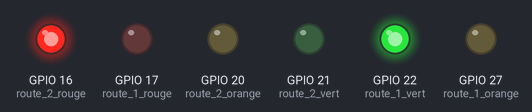
Bench run of a program on a simulated Raspberry Pi (BCM pin numbers). Parts: output pins drawn as LEDs (lit = HIGH).

Above: at 2.0 s.
At 4.2 s:
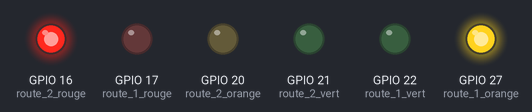
At 6.5 s:
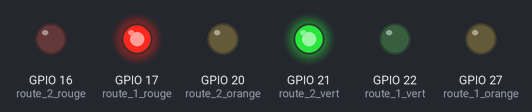
At 8.7 s:
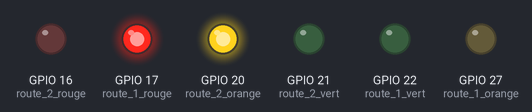
Timing chart, 0 to 11.7 s (numbered marks = the images above):
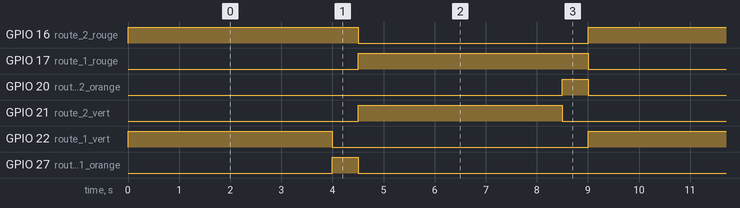

The program:

5-feu_sequence_dict.py
```python
#!/usr/bin/python
# coding: utf-8

import RPi.GPIO as GPIO  # Librairie de gestion des entrées/sorties du GPIOs
import time  # Manipulation du temps
import signal  # Permet de gérer les signaux utiliser par le système pour communiquer avec le programme
import sys  # Permet d'interagir avec le système


# Définition des numéros de ports GPIOs
route_1_rouge = 17
route_1_orange = 27
route_1_vert  = 22
route_2_rouge = 16
route_2_orange = 20
route_2_vert  = 21

GPIO.cleanup()  # Initialisation du GPIOs
GPIO.setmode(GPIO.BCM)  # Choix du mode de numérotation des ports : identique aux inscriptions sur le Cobbler
# Configuration des ports en mode sortie
GPIO.setup(route_1_rouge, GPIO.OUT)
GPIO.setup(route_1_orange, GPIO.OUT)
GPIO.setup(route_1_vert, GPIO.OUT)
GPIO.setup(route_2_rouge, GPIO.OUT)
GPIO.setup(route_2_orange, GPIO.OUT)
GPIO.setup(route_2_vert, GPIO.OUT)

# Fonction qui arrête proprement le programme quand l'utilisateur fait CTRL-C
def arret(signal, frame):
    print "Arrêt du programme en cours..."
    GPIO.cleanup()  # Initialisation du GPIOs
    sys.exit(0)  # Arrête l'execution du programme

# Association de la fonction arret() au signal SIGINT qui est déclenché par un CTRL-C
signal.signal(signal.SIGINT, arret)

# Fonction qui éteind toutes les led
def tout_eteindre():
    GPIO.output(route_1_rouge, GPIO.LOW)
    GPIO.output(route_1_orange, GPIO.LOW)
    GPIO.output(route_1_vert, GPIO.LOW)
    GPIO.output(route_2_rouge, GPIO.LOW)
    GPIO.output(route_2_orange, GPIO.LOW)
    GPIO.output(route_2_vert, GPIO.LOW)

# On définie l'état de chaque led dans chaque étape
etape0 = [{"led": route_1_vert}, {"led": route_2_rouge}]
etape1 = [{"led": route_1_orange}, {"led": route_2_rouge}]
etape2 = [{"led": route_1_rouge}, {"led": route_2_vert}]
etape3 = [{"led": route_1_rouge}, {"led": route_2_orange}]

# On définie l'ordre des étapes et leur durée
sequence = [{"num_etape": etape0, "duree": 4}, {"num_etape": etape1, "duree": 0.5}, {"num_etape": etape2, "duree": 4}, {"num_etape": etape3, "duree": 0.5}]

while True:
    for etape in sequence:
        tout_eteindre()
        for feu in etape["num_etape"]:
            GPIO.output(feu["led"],GPIO.HIGH)
        time.sleep(etape["duree"])
```

Measured:
- by itself, GPIO 16 (route_2_rouge), GPIO 17 (route_1_rouge): alternates HIGH for 4.5 s and LOW for 4.5 s
- by itself, GPIO 20 (route_2_orange), GPIO 27 (route_1_orange): alternates HIGH for 0.50 s and LOW for 8.5 s
- by itself, GPIO 21 (route_2_vert), GPIO 22 (route_1_vert): alternates HIGH for 4.0 s and LOW for 5.0 s
